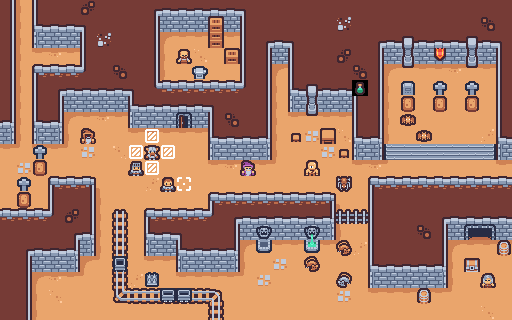

This game map was drawn from its Tiled (.tmx) file and the tilesets committed beside it. A one-line description and the full map source follow:
An orthogonal 32x20 tile map with 16x16 px tiles, 3 tile layers (Dungeon, Objects, Carts).

<map version="1.10" tiledversion="1.12.2" orientation="orthogonal" renderorder="right-down" width="32" height="20" tilewidth="16" tileheight="16" infinite="0" nextlayerid="6" nextobjectid="1">
 <tileset firstgid="1" source="sampleSheet.tsx" />
 <layer id="1" name="Dungeon" width="32" height="20">
  <data encoding="csv">
14,1610612787,16,1,1,3221225485,1,1,1,2,3,3,3,3,3,4,1,1,1,1,1,1,1,1,1,1,1,1,1,1,1,1,
14,1610612787,17,3,3,4,1,1,1,14,41,41,41,41,41,16,1,1,1,1,1,25,1,1,1,1,1,1,1,1,1073741837,1,
14,1610612787,58,41,41,16,25,1,1,14,1610612789,51,51,52,51,16,2,3,4,1,1,1,1,2,3,7,3,3,3,7,3,4,
14,1610612787,51,52,51,16,1,1,1,14,1610612787,49,3221225522,49,49,16,14,41,16,1,1,536870925,1,14,41,19,41,30,41,19,41,16,
14,1610612787,5,27,27,28,1,1073741837,1,14,1610612787,49,49,49,49,16,14,1610612789,16,1,1,1,1073741837,14,1610612789,31,51,51,52,31,51,16,
14,1610612787,16,2,3,3,3,3,4,26,27,27,27,27,27,28,14,1610612787,17,7,3,3,115,14,1610612787,49,49,49,49,49,49,16,
14,1610612787,16,14,41,41,41,41,17,3,3,3,3,4,1,1,14,1610612787,58,19,41,41,16,14,1610612787,49,49,49,49,49,49,16,
18,1610612787,17,18,1610612789,51,52,51,58,41,41,22,41,16,2684354573,1,14,1610612787,51,31,51,51,16,14,1610612787,49,49,49,49,49,49,16,
60,1610612787,58,60,1610612787,49,49,49,51,51,51,51,51,17,3,3,18,1610612787,49,43,49,3221225522,17,18,1610612787,49,49,49,49,49,2684354610,17,
51,54,51,51,54,43,49,50,49,49,49,49,49,58,41,41,60,1610612787,49,49,43,49,58,60,37,38,38,38,38,38,39,58,
49,43,49,49,49,49,49,49,49,49,49,49,49,51,52,51,51,54,49,49,49,49,51,52,54,49,49,49,49,49,49,51,
49,49,49,5,27,6,1610612790,49,49,2147483698,49,49,49,49,49,49,49,49,49,49,49,49,49,5,27,27,27,27,27,27,27,27,
49,49,49,16,1,14,1610612787,49,49,49,49,49,49,5,27,27,27,27,27,27,6,1610612790,49,16,1,1,1,1,1,1,1,1,
27,27,27,28,3221225485,14,1610612787,49,49,5,27,27,27,28,2,3,3,3,3,3,18,1610612787,49,16,1,1,1,2,3,3,3,3,
1,1,1,1,2,18,1610612787,49,49,17,3,4,1,1,14,41,20,41,41,21,60,1610612787,49,16,1,1,1073741837,14,41,11,12,41,
1,2,3,3,18,60,1610612787,49,49,58,41,17,3,3,18,1610612789,32,51,51,33,51,54,2147483698,16,1,1,1,14,1610612789,51,51,51,
1,14,41,41,60,1610612789,54,49,49,51,51,58,41,41,60,1610612787,49,43,49,49,49,49,49,17,3,3,3,18,1610612787,49,49,49,
1,14,1610612789,52,51,54,49,49,2147483698,42,49,51,51,51,51,54,43,49,49,49,49,49,49,58,41,41,41,60,1610612787,49,49,49,
1,14,1610612787,3758096434,49,49,49,49,49,3758096434,49,49,49,49,49,49,49,49,49,49,49,43,49,51,51,51,51,51,54,49,49,49,
1,14,1610612787,49,49,49,49,49,49,49,49,49,49,49,49,49,49,49,49,49,49,49,49,49,49,49,49,49,49,49,3758096434,49
</data>
 </layer>
 <layer id="4" name="Objects" width="32" height="20">
  <data encoding="csv">
0,0,0,0,0,0,0,0,0,0,0,0,0,0,0,0,0,0,0,0,0,0,0,0,0,0,0,0,0,0,0,0,
0,0,0,0,0,0,0,0,0,0,0,0,0,64,0,0,0,0,0,0,0,0,0,0,0,0,0,0,0,0,0,0,
0,0,0,0,0,0,0,0,0,0,0,0,0,76,0,0,0,0,0,0,0,0,0,0,0,0,0,0,0,0,0,0,
0,0,0,0,0,0,0,0,0,0,0,87,0,0,64,0,0,0,0,0,0,0,0,0,0,0,0,0,0,0,0,0,
0,0,0,0,0,0,0,0,0,0,0,0,75,0,0,0,0,0,0,0,0,0,0,0,0,0,0,0,0,0,0,0,
0,0,0,0,0,0,0,0,0,0,0,0,0,0,0,0,0,0,0,0,0,0,0,0,0,66,0,65,0,65,0,0,
0,0,0,0,0,0,0,0,0,0,0,0,0,0,0,0,0,0,0,0,0,0,0,0,0,67,0,67,0,67,0,0,
0,0,0,0,0,0,0,0,0,0,0,0,0,0,0,0,0,0,0,0,0,0,0,0,0,121,0,0,0,0,0,0,
0,0,0,0,0,112,0,0,0,62,0,0,0,0,0,0,0,0,74,0,73,0,0,0,0,0,121,0,0,0,0,0,
0,0,65,0,0,0,0,0,62,88,62,0,0,0,0,0,0,0,0,0,0,74,0,0,0,0,0,0,0,0,0,0,
0,0,67,0,0,0,0,0,98,62,0,0,0,0,0,85,0,0,0,2147483758,0,0,0,0,0,0,0,0,0,0,0,0,
0,65,0,0,0,0,0,0,0,0,99,61,0,0,0,0,0,0,0,0,0,123,0,0,0,0,0,0,0,0,0,0,
0,67,0,0,0,0,0,0,0,0,0,0,0,0,0,0,0,0,0,0,0,0,0,0,0,0,0,0,0,0,0,0,
0,0,0,0,0,0,0,68,0,0,0,0,0,0,0,0,0,0,0,0,0,78,78,0,0,0,0,0,0,0,0,0,
0,0,0,0,0,0,0,82,0,0,0,0,0,0,0,0,0,0,0,0,0,0,0,0,0,0,0,0,0,0,0,0,
0,0,0,0,0,0,0,82,0,0,0,0,0,0,0,0,0,0,0,0,0,124,0,0,0,0,0,0,0,0,0,83,
0,0,0,0,0,0,0,82,0,0,0,0,0,0,0,0,0,0,0,124,0,0,0,0,0,0,0,0,0,90,0,0,
0,0,0,0,0,0,0,82,0,0,0,0,0,0,0,0,0,0,0,0,0,2147483773,0,0,0,0,0,0,0,0,2147483749,0,
0,0,0,0,0,0,0,94,71,71,71,71,71,72,0,0,0,0,0,0,0,0,0,0,0,0,83,0,0,0,0,0,
0,0,0,0,0,0,0,0,0,0,0,0,0,82,0,0,0,0,0,0,0,0,0,0,0,0,0,0,0,0,0,0
</data>
 </layer>
 <layer id="5" name="Carts" width="32" height="20">
  <data encoding="csv">
0,0,0,0,0,0,0,0,0,0,0,0,0,0,0,0,0,0,0,0,0,0,0,0,0,0,0,0,0,0,0,0,
0,0,0,0,0,0,0,0,0,0,0,0,0,0,0,0,0,0,0,0,0,0,0,0,0,0,0,0,0,0,0,0,
0,0,0,0,0,0,0,0,0,0,0,0,0,0,0,0,0,0,0,0,0,0,0,0,0,0,0,0,0,0,0,0,
0,0,0,0,0,0,0,0,0,0,0,0,0,0,0,0,0,0,0,0,0,0,0,0,0,0,0,0,0,0,0,0,
0,0,0,0,0,0,0,0,0,0,0,0,0,0,0,0,0,0,0,0,0,0,0,0,0,0,0,0,0,0,0,0,
0,0,0,0,0,0,0,0,0,0,0,0,0,0,0,0,0,0,0,0,0,0,0,0,0,0,0,0,0,0,0,0,
0,0,0,0,0,0,0,0,0,0,0,0,0,0,0,0,0,0,0,0,0,0,0,0,0,0,0,0,0,0,0,0,
0,0,0,0,0,0,0,0,0,0,0,0,0,0,0,0,0,0,0,0,0,0,0,0,0,0,0,0,0,0,0,0,
0,0,0,0,0,0,0,0,0,0,0,0,0,0,0,0,0,0,0,0,0,0,0,0,0,0,0,0,0,0,0,0,
0,0,0,0,0,0,0,0,0,0,0,0,0,0,0,0,0,0,0,0,0,0,0,0,0,0,0,0,0,0,0,0,
0,0,0,0,0,0,0,0,0,0,0,0,0,0,0,0,0,0,0,0,0,0,0,0,0,0,0,0,0,0,0,0,
0,0,0,0,0,0,0,0,0,0,0,0,0,0,0,0,0,0,0,0,0,0,0,0,0,0,0,0,0,0,0,0,
0,0,0,0,0,0,0,0,0,0,0,0,0,0,0,0,0,0,0,0,0,0,0,0,0,0,0,0,0,0,0,0,
0,0,0,0,0,0,0,0,0,0,0,0,0,0,0,0,0,0,0,0,0,0,0,0,0,0,0,0,0,0,0,0,
0,0,0,0,0,0,0,0,0,0,0,0,0,0,0,0,0,0,0,0,0,0,0,0,0,0,0,0,0,0,0,0,
0,0,0,0,0,0,0,0,0,0,0,0,0,0,0,0,0,0,0,0,0,0,0,0,0,0,0,0,0,0,0,0,
0,0,0,0,0,0,0,56,0,0,0,0,0,0,0,0,0,0,0,0,0,0,0,0,0,0,0,0,0,0,0,0,
0,0,0,0,0,0,0,0,0,0,0,0,0,0,0,0,0,0,0,0,0,0,0,0,0,0,0,0,0,0,0,0,
0,0,0,0,0,0,0,0,0,0,55,55,0,0,0,0,0,0,0,0,0,0,0,0,0,0,0,0,0,0,0,0,
0,0,0,0,0,0,0,0,0,0,0,0,0,0,0,0,0,0,0,0,0,0,0,0,0,0,0,0,0,0,0,0
</data>
 </layer>
</map>
